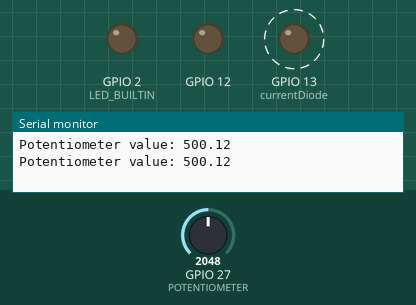
This program was run on a simulated ESP32. Shown: output pins drawn as LEDs (lit = HIGH), the last lines printed to the serial monitor. Dashed ring = blinking. The test bench sets the inputs (shaded band); at power-on: GPIO 27 (POTENTIOMETER) = 2048.

Above: at 1.8 s.
1.9 s: GPIO 27 (POTENTIOMETER) set to 1984
At 2.24 s:
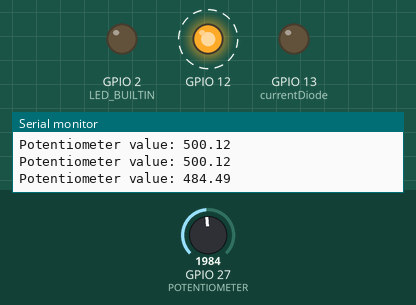
6.0 s: GPIO 27 (POTENTIOMETER) set to 45
8.1 s: GPIO 27 (POTENTIOMETER) set to 37
At 8.55 s:
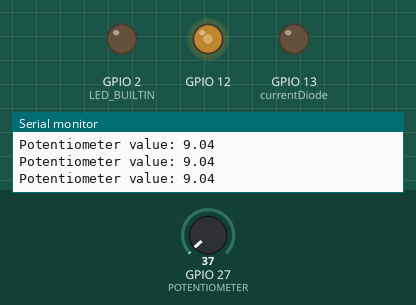
11.6 s: GPIO 27 (POTENTIOMETER) set to 491
At 11.67 s:
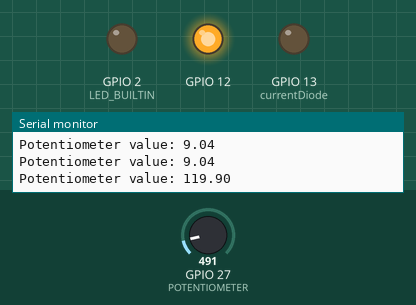
Timing chart, 0 to 16.1 s (numbered marks = the images above; inputs shaded):
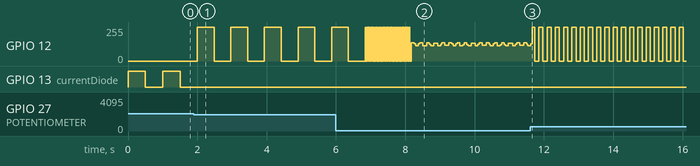

Measured:
- the behaviour switches between 2048 and 2047 on GPIO 27 (POTENTIOMETER) (found by bisection; images 0 and 1)
- the behaviour switches between 41 and 40 on GPIO 27 (POTENTIOMETER) (found by bisection; images 1 and 2)
- after the input at 1.9 s, GPIO 12: alternates 255/255 for 0.48 s and 0/255 for 0.48 s, starting after 0.10 s; GPIO 13 (currentDiode): stops changing and stays LOW
- by itself, GPIO 13 (currentDiode): alternates HIGH for 0.50 s and LOW for 0.50 s

The program:

main.cpp
```cpp
#include <Arduino.h>
#include <list>
#include <map>

using namespace std;
#define YELLOW_DIODE 12
#define GREEN_DIODE 13
#define BUTTON 14
#define DEFAULT_DELAY 250
#define POTENTIOMETER 27
#define POTENTIOMETER_MAX_VALUE 4095.0

// put function declarations here:
void blink(int);
void noDelayBlink();
void blinkMode(int, int, bool);

std::map<int, int> _startup = {
    {GREEN_DIODE, OUTPUT},
    {YELLOW_DIODE, OUTPUT},
    {LED_BUILTIN, OUTPUT},
    {BUTTON, INPUT_PULLUP},
    {POTENTIOMETER, INPUT}
};

int buttonState = 0;
long int lastTick = 0;
int currentDiode = GREEN_DIODE;
uint8_t currentPower;

void setup()
{
  for (auto kv : _startup)
  {
    pinMode(kv.first, kv.second);
  }

  lastTick = millis();
  Serial.begin(115200);
}

void blinkMode(int diode, int time, bool high)
{
  digitalWrite(diode, high ? HIGH : LOW);
  delay(time);
}

void blink(int diode, int delay = DEFAULT_DELAY)
{
  // Serial.println("Turning on diode: " + String(diode));
  blinkMode(diode, delay, true);
  // Serial.println("Turning off diode: " + String(diode));
  blinkMode(diode, delay, false);
}
#pragma region noDelayBlink
void noDelayBlink()
{
  long int time = millis();
  int lastButtonState = buttonState;
  buttonState = digitalRead(BUTTON);

  if (buttonState != lastButtonState)
  {
    digitalWrite(currentDiode, LOW);
    lastButtonState = buttonState;
    currentDiode = buttonState == LOW ? YELLOW_DIODE : GREEN_DIODE;
  }

  if (time - lastTick < DEFAULT_DELAY)
  {
    return;
  }
  lastTick = time;
  currentPower = currentPower == HIGH ? LOW : HIGH;
  digitalWrite(currentDiode, currentPower);
}
#pragma endregion
int defaultDiode = GREEN_DIODE;
void loop()
{
  float potentiometerValue = analogRead(POTENTIOMETER) / POTENTIOMETER_MAX_VALUE;
  Serial.println("Potentiometer value: " + String(potentiometerValue * 1000));
  blink(potentiometerValue >= 0.5 ? GREEN_DIODE : YELLOW_DIODE, potentiometerValue * 1000);
}
```
